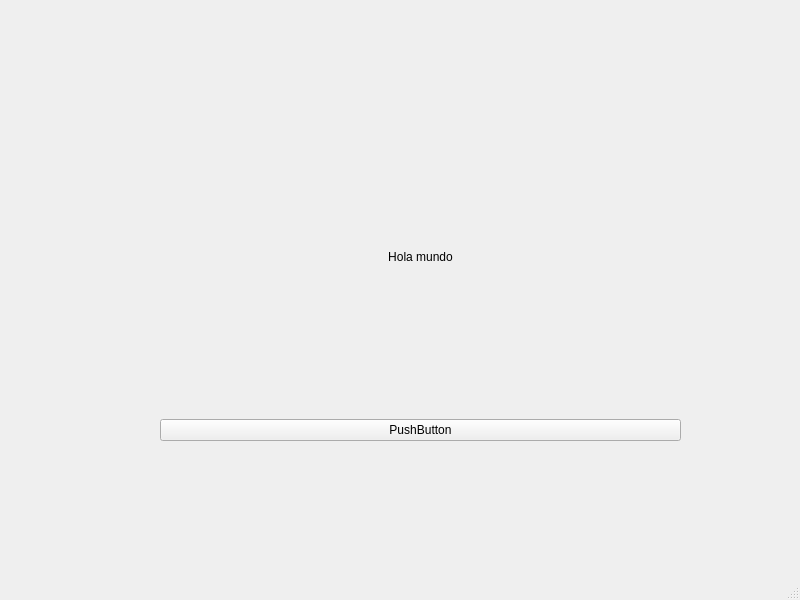
<?xml version="1.0" encoding="UTF-8"?>
<ui version="4.0">
 <class>MainWindow</class>
 <widget class="QMainWindow" name="MainWindow">
  <property name="geometry">
   <rect>
    <x>0</x>
    <y>0</y>
    <width>800</width>
    <height>600</height>
   </rect>
  </property>
  <property name="windowTitle">
   <string>MainWindow</string>
  </property>
  <widget class="QWidget" name="centralwidget">
   <widget class="QWidget" name="verticalLayoutWidget">
    <property name="geometry">
     <rect>
      <x>160</x>
      <y>100</y>
      <width>521</width>
      <height>341</height>
     </rect>
    </property>
    <layout class="QVBoxLayout" name="verticalLayout">
     <item>
      <widget class="QLabel" name="etiqueta">
       <property name="text">
        <string>Hola mundo</string>
       </property>
       <property name="alignment">
        <set>Qt::AlignCenter</set>
       </property>
      </widget>
     </item>
     <item>
      <widget class="QPushButton" name="boton">
       <property name="text">
        <string>PushButton</string>
       </property>
      </widget>
     </item>
    </layout>
   </widget>
  </widget>
  <widget class="QMenuBar" name="menubar">
   <property name="geometry">
    <rect>
     <x>0</x>
     <y>0</y>
     <width>800</width>
     <height>21</height>
    </rect>
   </property>
  </widget>
  <widget class="QStatusBar" name="statusbar"/>
 </widget>
 <resources/>
 <connections/>
</ui>
